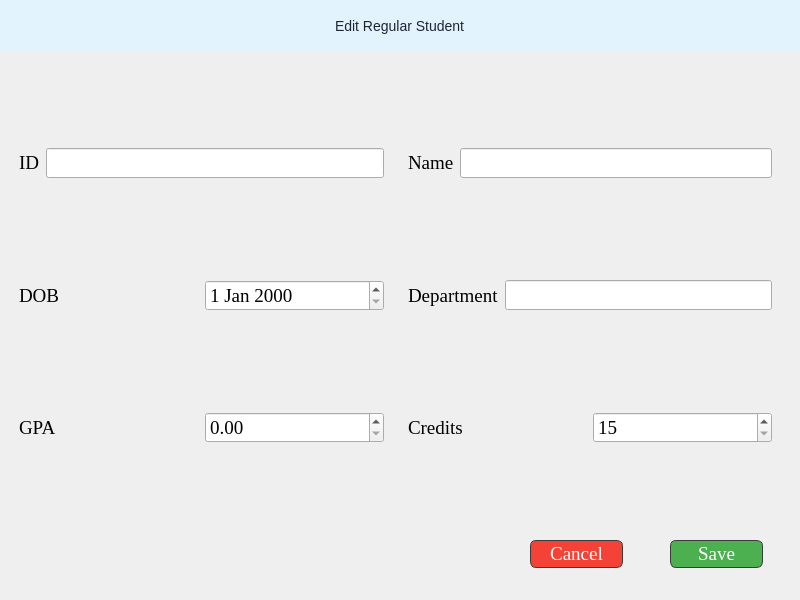
<?xml version="1.0" encoding="UTF-8"?>
<ui version="4.0">
 <class>Form</class>
 <widget class="QWidget" name="Form">
  <property name="geometry">
   <rect>
    <x>0</x>
    <y>0</y>
    <width>800</width>
    <height>600</height>
   </rect>
  </property>
  <property name="windowTitle">
   <string>Form</string>
  </property>
  <property name="styleSheet">
   <string notr="true"/>
  </property>
  <widget class="QWidget" name="widget" native="true">
   <property name="geometry">
    <rect>
     <x>0</x>
     <y>0</y>
     <width>801</width>
     <height>51</height>
    </rect>
   </property>
   <property name="styleSheet">
    <string notr="true">QWidget {
    background-color: #e3f3fd;
    font-size: 14px;
    color: #1b2631;
}

</string>
   </property>
   <layout class="QHBoxLayout" name="horizontalLayout">
    <item alignment="Qt::AlignHCenter">
     <widget class="QLabel" name="label">
      <property name="font">
       <font>
        <pointsize>-1</pointsize>
       </font>
      </property>
      <property name="text">
       <string>Edit Regular Student</string>
      </property>
     </widget>
    </item>
   </layout>
  </widget>
  <widget class="QWidget" name="widget_2" native="true">
   <property name="geometry">
    <rect>
     <x>10</x>
     <y>100</y>
     <width>771</width>
     <height>391</height>
    </rect>
   </property>
   <layout class="QGridLayout" name="gridLayout">
    <item row="2" column="0">
     <widget class="QWidget" name="widget_7" native="true">
      <layout class="QHBoxLayout" name="horizontalLayout_6">
       <item>
        <widget class="QLabel" name="label_6">
         <property name="font">
          <font>
           <family>Times New Roman</family>
           <pointsize>14</pointsize>
          </font>
         </property>
         <property name="text">
          <string>GPA</string>
         </property>
        </widget>
       </item>
       <item>
        <widget class="QDoubleSpinBox" name="spinnerGpa">
         <property name="font">
          <font>
           <family>Times New Roman</family>
           <pointsize>14</pointsize>
          </font>
         </property>
         <property name="maximum">
          <double>4.000000000000000</double>
         </property>
        </widget>
       </item>
      </layout>
     </widget>
    </item>
    <item row="0" column="0">
     <widget class="QWidget" name="widget_3" native="true">
      <layout class="QHBoxLayout" name="horizontalLayout_2">
       <item>
        <widget class="QLabel" name="label_2">
         <property name="font">
          <font>
           <family>Times New Roman</family>
           <pointsize>14</pointsize>
          </font>
         </property>
         <property name="text">
          <string>ID</string>
         </property>
        </widget>
       </item>
       <item>
        <widget class="QLineEdit" name="txtId">
         <property name="font">
          <font>
           <family>Times New Roman</family>
           <pointsize>14</pointsize>
          </font>
         </property>
        </widget>
       </item>
      </layout>
     </widget>
    </item>
    <item row="1" column="1">
     <widget class="QWidget" name="widget_5" native="true">
      <layout class="QHBoxLayout" name="horizontalLayout_4">
       <item>
        <widget class="QLabel" name="label_4">
         <property name="font">
          <font>
           <family>Times New Roman</family>
           <pointsize>14</pointsize>
          </font>
         </property>
         <property name="text">
          <string>Department</string>
         </property>
        </widget>
       </item>
       <item>
        <widget class="QLineEdit" name="txtDepartment">
         <property name="font">
          <font>
           <family>Times New Roman</family>
           <pointsize>14</pointsize>
           <weight>75</weight>
           <bold>true</bold>
          </font>
         </property>
        </widget>
       </item>
      </layout>
     </widget>
    </item>
    <item row="1" column="0">
     <widget class="QWidget" name="widget_6" native="true">
      <layout class="QHBoxLayout" name="horizontalLayout_5">
       <item>
        <widget class="QLabel" name="label_5">
         <property name="font">
          <font>
           <family>Times New Roman</family>
           <pointsize>14</pointsize>
          </font>
         </property>
         <property name="text">
          <string>DOB</string>
         </property>
        </widget>
       </item>
       <item>
        <widget class="QDateEdit" name="txtDob">
         <property name="font">
          <font>
           <family>Times New Roman</family>
           <pointsize>14</pointsize>
          </font>
         </property>
        </widget>
       </item>
      </layout>
     </widget>
    </item>
    <item row="0" column="1">
     <widget class="QWidget" name="widget_4" native="true">
      <layout class="QHBoxLayout" name="horizontalLayout_3">
       <item>
        <widget class="QLabel" name="label_3">
         <property name="font">
          <font>
           <family>Times New Roman</family>
           <pointsize>14</pointsize>
          </font>
         </property>
         <property name="text">
          <string>Name</string>
         </property>
        </widget>
       </item>
       <item>
        <widget class="QLineEdit" name="txtName">
         <property name="font">
          <font>
           <family>Times New Roman</family>
           <pointsize>14</pointsize>
          </font>
         </property>
        </widget>
       </item>
      </layout>
     </widget>
    </item>
    <item row="2" column="1">
     <widget class="QWidget" name="widget_8" native="true">
      <layout class="QHBoxLayout" name="horizontalLayout_7">
       <item>
        <widget class="QLabel" name="label_7">
         <property name="font">
          <font>
           <family>Times New Roman</family>
           <pointsize>14</pointsize>
          </font>
         </property>
         <property name="text">
          <string>Credits</string>
         </property>
        </widget>
       </item>
       <item>
        <widget class="QSpinBox" name="spinnerCredits">
         <property name="font">
          <font>
           <family>Times New Roman</family>
           <pointsize>14</pointsize>
          </font>
         </property>
         <property name="minimum">
          <number>15</number>
         </property>
         <property name="maximum">
          <number>30</number>
         </property>
        </widget>
       </item>
      </layout>
     </widget>
    </item>
   </layout>
  </widget>
  <widget class="QPushButton" name="saveBtn">
   <property name="geometry">
    <rect>
     <x>670</x>
     <y>540</y>
     <width>93</width>
     <height>28</height>
    </rect>
   </property>
   <property name="font">
    <font>
     <family>Times New Roman</family>
     <pointsize>14</pointsize>
    </font>
   </property>
   <property name="styleSheet">
    <string notr="true">background-color: #4caf50;
color: #ffffff;
border: 1px solid #3c3c3c;
border-radius: 6px;
padding: 6px 12px;</string>
   </property>
   <property name="text">
    <string>Save</string>
   </property>
  </widget>
  <widget class="QPushButton" name="cancelBtn">
   <property name="geometry">
    <rect>
     <x>530</x>
     <y>540</y>
     <width>93</width>
     <height>28</height>
    </rect>
   </property>
   <property name="font">
    <font>
     <family>Times New Roman</family>
     <pointsize>14</pointsize>
    </font>
   </property>
   <property name="styleSheet">
    <string notr="true">background-color: #f44336;
color: #ffffff;
border: 1px solid #3c3c3c;
border-radius: 6px;
padding: 6px 12px;</string>
   </property>
   <property name="text">
    <string>Cancel</string>
   </property>
  </widget>
 </widget>
 <resources/>
 <connections/>
</ui>
